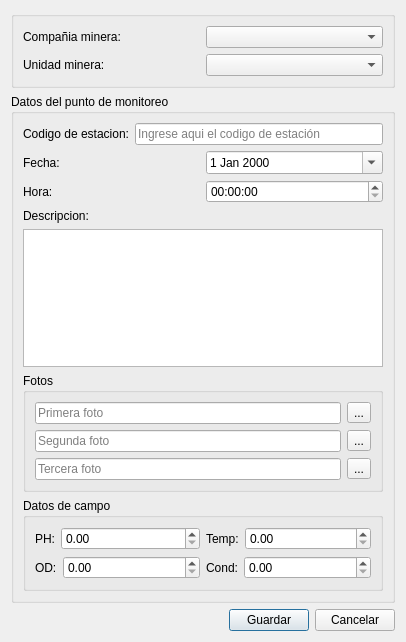
<?xml version="1.0" encoding="UTF-8"?>
<ui version="4.0">
 <class>NuevaEstMonitoreoDialog</class>
 <widget class="QDialog" name="NuevaEstMonitoreoDialog">
  <property name="geometry">
   <rect>
    <x>0</x>
    <y>0</y>
    <width>406</width>
    <height>642</height>
   </rect>
  </property>
  <property name="windowTitle">
   <string>Dialog</string>
  </property>
  <layout class="QVBoxLayout" name="verticalLayout_4">
   <item>
    <widget class="QGroupBox" name="groupBox">
     <property name="title">
      <string/>
     </property>
     <layout class="QVBoxLayout" name="verticalLayout_2">
      <item>
       <layout class="QHBoxLayout" name="horizontalLayout_6">
        <item>
         <widget class="QLabel" name="label">
          <property name="text">
           <string>Compañia minera:</string>
          </property>
         </widget>
        </item>
        <item>
         <widget class="QComboBox" name="cboGrupo"/>
        </item>
       </layout>
      </item>
      <item>
       <layout class="QHBoxLayout" name="horizontalLayout_4">
        <item>
         <widget class="QLabel" name="label_2">
          <property name="text">
           <string>Unidad minera:</string>
          </property>
         </widget>
        </item>
        <item>
         <widget class="QComboBox" name="cboUnidad"/>
        </item>
       </layout>
      </item>
     </layout>
    </widget>
   </item>
   <item>
    <widget class="QGroupBox" name="groupBox_2">
     <property name="sizePolicy">
      <sizepolicy hsizetype="Preferred" vsizetype="Preferred">
       <horstretch>0</horstretch>
       <verstretch>0</verstretch>
      </sizepolicy>
     </property>
     <property name="title">
      <string>Datos del punto de monitoreo</string>
     </property>
     <layout class="QVBoxLayout" name="verticalLayout_3">
      <item>
       <layout class="QHBoxLayout" name="horizontalLayout">
        <item>
         <widget class="QLabel" name="label_3">
          <property name="text">
           <string>Codigo de estacion:</string>
          </property>
         </widget>
        </item>
        <item>
         <widget class="QLineEdit" name="txtCodigo">
          <property name="readOnly">
           <bool>false</bool>
          </property>
          <property name="placeholderText">
           <string>Ingrese aqui el codigo de estación</string>
          </property>
         </widget>
        </item>
       </layout>
      </item>
      <item>
       <layout class="QHBoxLayout" name="horizontalLayout_3">
        <item>
         <widget class="QLabel" name="label_4">
          <property name="text">
           <string>Fecha:</string>
          </property>
         </widget>
        </item>
        <item>
         <widget class="QDateEdit" name="deFecha">
          <property name="readOnly">
           <bool>false</bool>
          </property>
          <property name="calendarPopup">
           <bool>true</bool>
          </property>
         </widget>
        </item>
       </layout>
      </item>
      <item>
       <layout class="QHBoxLayout" name="horizontalLayout_5">
        <item>
         <widget class="QLabel" name="label_5">
          <property name="text">
           <string>Hora:</string>
          </property>
         </widget>
        </item>
        <item>
         <widget class="QTimeEdit" name="teHora">
          <property name="readOnly">
           <bool>false</bool>
          </property>
          <property name="calendarPopup">
           <bool>false</bool>
          </property>
         </widget>
        </item>
       </layout>
      </item>
      <item>
       <widget class="QLabel" name="label_7">
        <property name="text">
         <string>Descripcion:</string>
        </property>
       </widget>
      </item>
      <item>
       <widget class="QPlainTextEdit" name="teDescripcion">
        <property name="readOnly">
         <bool>false</bool>
        </property>
       </widget>
      </item>
      <item>
       <widget class="QGroupBox" name="groupBox_3">
        <property name="title">
         <string>Fotos</string>
        </property>
        <layout class="QVBoxLayout" name="verticalLayout">
         <item>
          <layout class="QHBoxLayout" name="horizontalLayout_7">
           <item>
            <widget class="QLineEdit" name="txtPath1">
             <property name="readOnly">
              <bool>true</bool>
             </property>
             <property name="placeholderText">
              <string>Primera foto</string>
             </property>
            </widget>
           </item>
           <item>
            <widget class="QToolButton" name="btnFoto1">
             <property name="toolTip">
              <string>Cargar primera imagen</string>
             </property>
             <property name="text">
              <string>...</string>
             </property>
            </widget>
           </item>
          </layout>
         </item>
         <item>
          <layout class="QHBoxLayout" name="horizontalLayout_8">
           <item>
            <widget class="QLineEdit" name="txtPath2">
             <property name="readOnly">
              <bool>true</bool>
             </property>
             <property name="placeholderText">
              <string>Segunda foto</string>
             </property>
            </widget>
           </item>
           <item>
            <widget class="QToolButton" name="btnFoto2">
             <property name="toolTip">
              <string>Cargar segunda imagen</string>
             </property>
             <property name="text">
              <string>...</string>
             </property>
            </widget>
           </item>
          </layout>
         </item>
         <item>
          <layout class="QHBoxLayout" name="horizontalLayout_9">
           <item>
            <widget class="QLineEdit" name="txtPath3">
             <property name="readOnly">
              <bool>true</bool>
             </property>
             <property name="placeholderText">
              <string>Tercera foto</string>
             </property>
            </widget>
           </item>
           <item>
            <widget class="QToolButton" name="btnFoto3">
             <property name="toolTip">
              <string>Cargar tercera imagen</string>
             </property>
             <property name="text">
              <string>...</string>
             </property>
            </widget>
           </item>
          </layout>
         </item>
        </layout>
       </widget>
      </item>
      <item>
       <widget class="QGroupBox" name="groupBox_4">
        <property name="title">
         <string>Datos de campo</string>
        </property>
        <layout class="QGridLayout" name="gridLayout">
         <item row="0" column="0">
          <layout class="QFormLayout" name="formLayout_3">
           <item row="0" column="0">
            <widget class="QLabel" name="label_9">
             <property name="text">
              <string>PH:</string>
             </property>
            </widget>
           </item>
           <item row="0" column="1">
            <widget class="QDoubleSpinBox" name="dsbPh">
             <property name="readOnly">
              <bool>false</bool>
             </property>
            </widget>
           </item>
          </layout>
         </item>
         <item row="0" column="1">
          <layout class="QFormLayout" name="formLayout_4">
           <item row="0" column="0">
            <widget class="QLabel" name="label_11">
             <property name="text">
              <string>Temp:</string>
             </property>
            </widget>
           </item>
           <item row="0" column="1">
            <widget class="QDoubleSpinBox" name="dsbTemp">
             <property name="readOnly">
              <bool>false</bool>
             </property>
             <property name="maximum">
              <double>999.990000000000009</double>
             </property>
            </widget>
           </item>
          </layout>
         </item>
         <item row="1" column="0">
          <layout class="QFormLayout" name="formLayout_5">
           <item row="0" column="0">
            <widget class="QLabel" name="label_10">
             <property name="text">
              <string>OD:</string>
             </property>
            </widget>
           </item>
           <item row="0" column="1">
            <widget class="QDoubleSpinBox" name="dsbOd">
             <property name="readOnly">
              <bool>false</bool>
             </property>
            </widget>
           </item>
          </layout>
         </item>
         <item row="1" column="1">
          <layout class="QFormLayout" name="formLayout_6">
           <item row="0" column="0">
            <widget class="QLabel" name="label_12">
             <property name="text">
              <string>Cond:</string>
             </property>
            </widget>
           </item>
           <item row="0" column="1">
            <widget class="QDoubleSpinBox" name="dsbCond">
             <property name="readOnly">
              <bool>false</bool>
             </property>
             <property name="maximum">
              <double>999999999.990000009536743</double>
             </property>
            </widget>
           </item>
          </layout>
         </item>
        </layout>
       </widget>
      </item>
     </layout>
    </widget>
   </item>
   <item>
    <layout class="QHBoxLayout" name="horizontalLayout_2">
     <item>
      <spacer name="horizontalSpacer">
       <property name="orientation">
        <enum>Qt::Horizontal</enum>
       </property>
       <property name="sizeHint" stdset="0">
        <size>
         <width>40</width>
         <height>20</height>
        </size>
       </property>
      </spacer>
     </item>
     <item>
      <widget class="QPushButton" name="btnGuardar">
       <property name="text">
        <string>Guardar</string>
       </property>
      </widget>
     </item>
     <item>
      <widget class="QPushButton" name="btnCancelar">
       <property name="text">
        <string>Cancelar</string>
       </property>
      </widget>
     </item>
    </layout>
   </item>
  </layout>
 </widget>
 <resources/>
 <connections/>
</ui>
